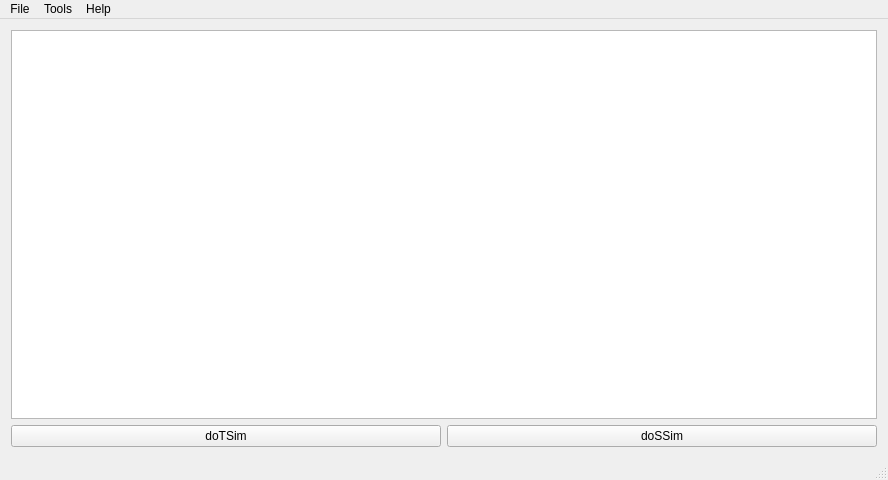
<?xml version="1.0" encoding="UTF-8"?>
<ui version="4.0">
 <class>MainWindow</class>
 <widget class="QMainWindow" name="MainWindow">
  <property name="geometry">
   <rect>
    <x>0</x>
    <y>0</y>
    <width>888</width>
    <height>480</height>
   </rect>
  </property>
  <property name="windowTitle">
   <string>MainWindow</string>
  </property>
  <widget class="QWidget" name="centralWidget">
   <layout class="QGridLayout" name="gridLayout">
    <item row="0" column="0" colspan="2">
     <widget class="QTreeView" name="treeView">
      <property name="editTriggers">
       <set>QAbstractItemView::NoEditTriggers</set>
      </property>
      <property name="alternatingRowColors">
       <bool>true</bool>
      </property>
     </widget>
    </item>
    <item row="1" column="0">
     <widget class="QPushButton" name="doTSim">
      <property name="toolTip">
       <string>&lt;html&gt;&lt;head/&gt;&lt;body&gt;&lt;p&gt;compute text similarity&lt;/p&gt;&lt;/body&gt;&lt;/html&gt;</string>
      </property>
      <property name="text">
       <string>doTSim</string>
      </property>
     </widget>
    </item>
    <item row="1" column="1">
     <widget class="QPushButton" name="doSSim">
      <property name="whatsThis">
       <string>&lt;html&gt;&lt;head/&gt;&lt;body&gt;&lt;p&gt;compute structure similarity&lt;/p&gt;&lt;/body&gt;&lt;/html&gt;</string>
      </property>
      <property name="text">
       <string>doSSim</string>
      </property>
     </widget>
    </item>
   </layout>
  </widget>
  <widget class="QMenuBar" name="menuBar">
   <property name="geometry">
    <rect>
     <x>0</x>
     <y>0</y>
     <width>888</width>
     <height>26</height>
    </rect>
   </property>
   <widget class="QMenu" name="menu">
    <property name="title">
     <string>File</string>
    </property>
    <addaction name="actionNew"/>
    <addaction name="separator"/>
    <addaction name="actionExit"/>
   </widget>
   <widget class="QMenu" name="menuAbout">
    <property name="title">
     <string>Help</string>
    </property>
    <addaction name="separator"/>
    <addaction name="actionAbout"/>
   </widget>
   <widget class="QMenu" name="menuTools">
    <property name="title">
     <string>Tools</string>
    </property>
    <addaction name="actionClean"/>
    <addaction name="actionExtract"/>
   </widget>
   <addaction name="menu"/>
   <addaction name="menuTools"/>
   <addaction name="menuAbout"/>
  </widget>
  <widget class="QStatusBar" name="statusBar"/>
  <action name="actionExit">
   <property name="text">
    <string>Exit</string>
   </property>
  </action>
  <action name="actionAbout">
   <property name="text">
    <string>About</string>
   </property>
  </action>
  <action name="actionMannual">
   <property name="text">
    <string>Mannual</string>
   </property>
  </action>
  <action name="actionClean">
   <property name="text">
    <string>Clean</string>
   </property>
   <property name="toolTip">
    <string>Clean Temp and output dir</string>
   </property>
  </action>
  <action name="actionNew">
   <property name="text">
    <string>New</string>
   </property>
   <property name="toolTip">
    <string>New A Task</string>
   </property>
  </action>
  <action name="actionExtract">
   <property name="text">
    <string>Extract</string>
   </property>
  </action>
  <action name="actionDetail">
   <property name="text">
    <string>Detail</string>
   </property>
  </action>
 </widget>
 <layoutdefault spacing="6" margin="11"/>
 <resources/>
 <connections/>
</ui>
